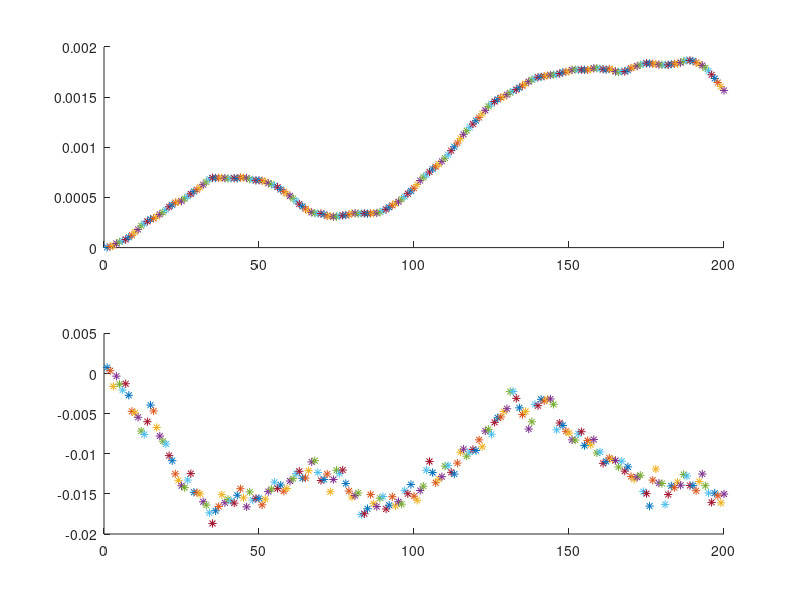

Reproduce this figure in MATLAB. (Note: this script raises an error after producing the figure.)
% https://en.wikipedia.org/wiki/Kalman_filter#Derivations
% 
% 
delta_t=0.1;
length = 200;
matrix_F=[1, delta_t; ...
          0, 1];
matrix_G=[delta_t^2/2; ...
          delta_t];
sigma_a_sq = 0.1;      
sigma_z_sq = 0.12;      
matrix_Q=[delta_t^4/4, delta_t^3/2; ...
          delta_t^3/2, delta_t^2]*sigma_a_sq;
% w_k = normrnd(0,  matrix_Q);     
matrix_H=[1, 0];

hat_x_00=zeros(2,1);
matrix_P=zeros(2,2);

sigma_z = 0.01;
matrix_R = sigma_z^2;

n1 = normrnd(0,1);
hat_x_k1_k1 = hat_x_00;
a_k = 0.1;

% noise_size=[length, 1];
noise_size=1;
% w_k = normrnd(0*noise_size,  matrix_Q*noise_size, [length, 1]);     
% w_k = normrnd(0*noise_size,  matrix_Q*noise_size, [length, 1]);     
% v_k = normrnd(0,  matrix_R, [length, 1]);
hat_P_k1_k1 = matrix_P;
figure(1);
x_k=0;
hold off;
for iterator=1:length
    w_k = normrnd(0,  matrix_Q);     
    v_k = normrnd(0,  matrix_R);
    x_k = matrix_F * x_k + w_k;
    z_k = matrix_H * x_k + v_k;
    subplot(211);
    hold on;
    plot(iterator, x_k(1,1), '*');
    subplot(212);
    hold on;
    plot(iterator, x_k(2,2), '*');
end
hat_x_k_k1


